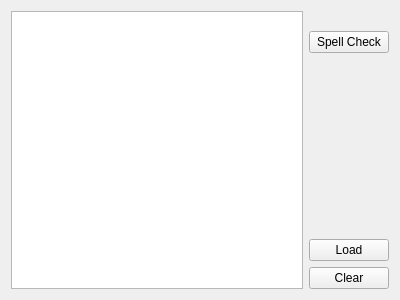
<?xml version="1.0" encoding="UTF-8"?>
<ui version="4.0">
 <class>SpellCheckerWindow</class>
 <widget class="QWidget" name="SpellCheckerWindow">
  <property name="geometry">
   <rect>
    <x>0</x>
    <y>0</y>
    <width>400</width>
    <height>300</height>
   </rect>
  </property>
  <property name="windowTitle">
   <string>SpellCheckerWindow</string>
  </property>
  <layout class="QVBoxLayout" name="verticalLayout_2">
   <item>
    <layout class="QHBoxLayout" name="horizontalLayout">
     <item>
      <widget class="QTextEdit" name="textEdit"/>
     </item>
     <item>
      <layout class="QVBoxLayout" name="verticalLayout">
       <item>
        <spacer name="verticalSpacer_2">
         <property name="orientation">
          <enum>Qt::Vertical</enum>
         </property>
         <property name="sizeType">
          <enum>QSizePolicy::Preferred</enum>
         </property>
         <property name="sizeHint" stdset="0">
          <size>
           <width>0</width>
           <height>20</height>
          </size>
         </property>
        </spacer>
       </item>
       <item>
        <widget class="QPushButton" name="spellButton">
         <property name="text">
          <string>Spell Check</string>
         </property>
        </widget>
       </item>
       <item>
        <spacer name="verticalSpacer">
         <property name="orientation">
          <enum>Qt::Vertical</enum>
         </property>
         <property name="sizeHint" stdset="0">
          <size>
           <width>20</width>
           <height>40</height>
          </size>
         </property>
        </spacer>
       </item>
       <item>
        <widget class="QPushButton" name="loadButton">
         <property name="text">
          <string>Load</string>
         </property>
        </widget>
       </item>
       <item>
        <widget class="QPushButton" name="clearButton">
         <property name="text">
          <string>Clear</string>
         </property>
        </widget>
       </item>
      </layout>
     </item>
    </layout>
   </item>
  </layout>
 </widget>
 <layoutdefault spacing="6" margin="11"/>
 <resources/>
 <connections/>
</ui>
